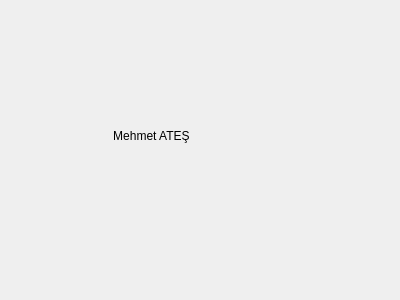
<?xml version="1.0" encoding="UTF-8"?>
<ui version="4.0">
 <class>Dialog</class>
 <widget class="QDialog" name="Dialog">
  <property name="geometry">
   <rect>
    <x>0</x>
    <y>0</y>
    <width>400</width>
    <height>300</height>
   </rect>
  </property>
  <property name="windowTitle">
   <string>Hakkında</string>
  </property>
  <widget class="QLabel" name="label">
   <property name="geometry">
    <rect>
     <x>30</x>
     <y>10</y>
     <width>281</width>
     <height>251</height>
    </rect>
   </property>
   <property name="text">
    <string>                         Mehmet ATEŞ </string>
   </property>
   <property name="scaledContents">
    <bool>false</bool>
   </property>
  </widget>
 </widget>
 <resources/>
 <connections/>
</ui>
